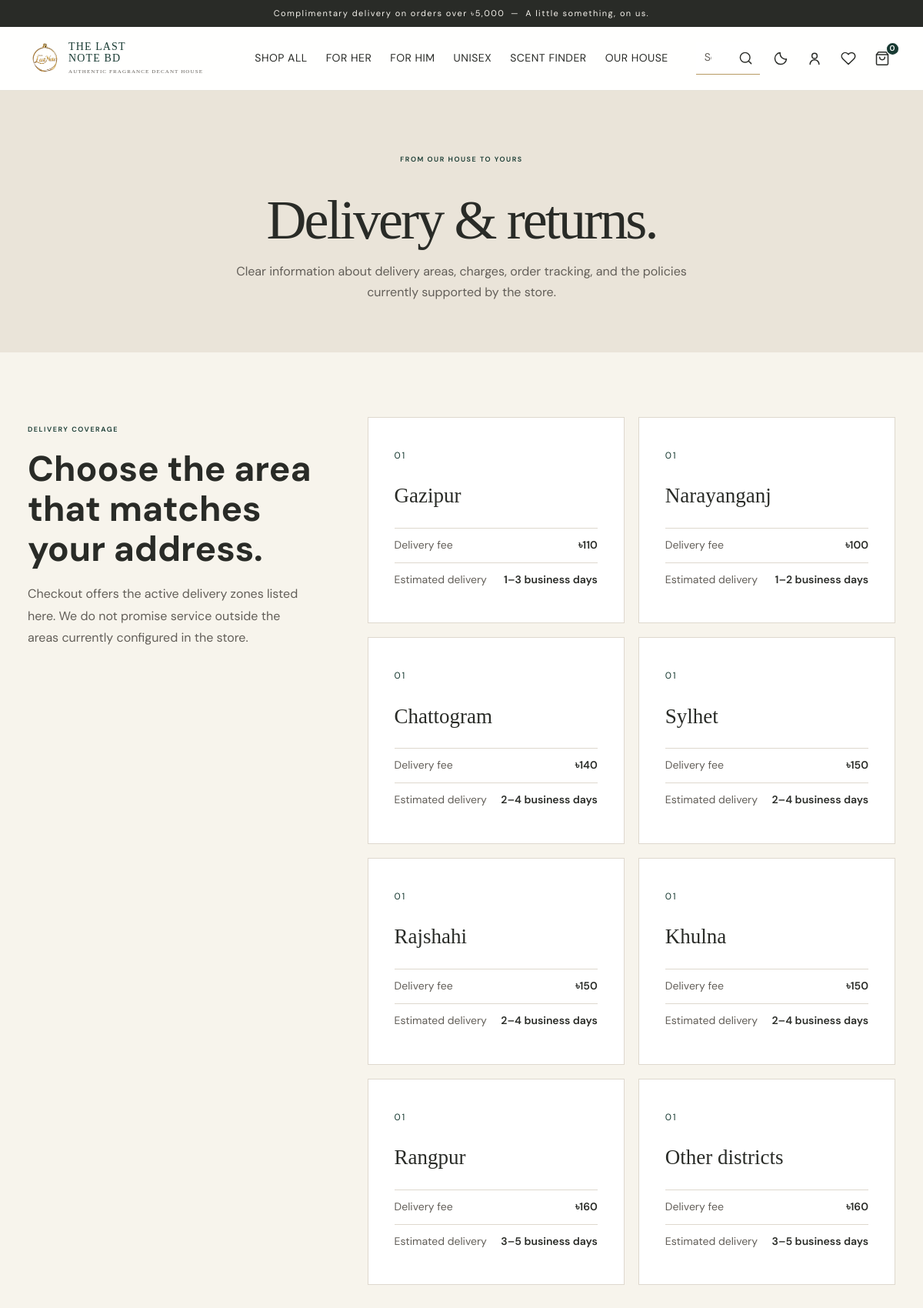
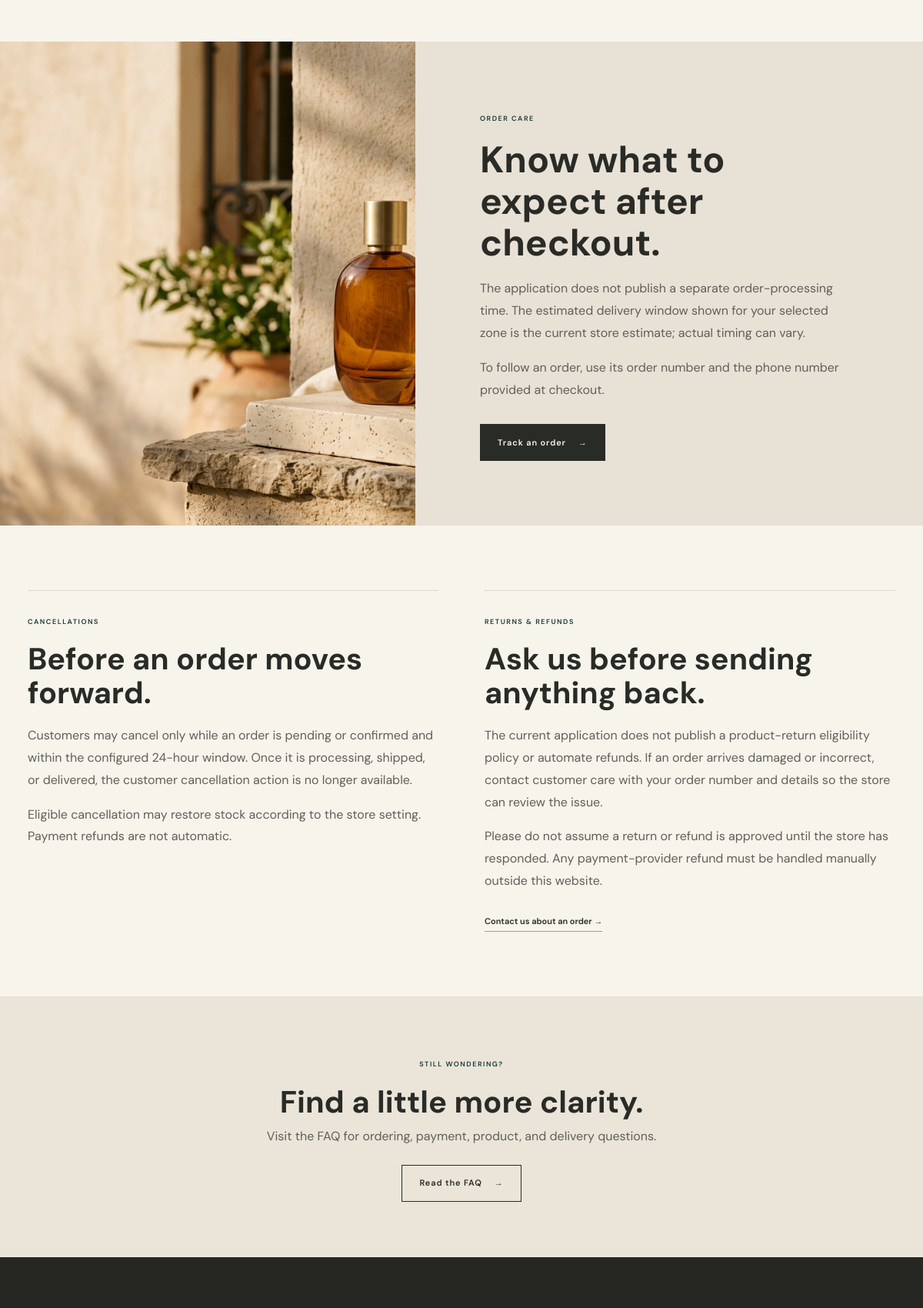
The page /?page=delivery (upper part) on the database its author committed (2 pictures, top to bottom).
### tables this page shows
CREATE TABLE
  delivery_zones (
    id BIGINT UNSIGNED AUTO_INCREMENT PRIMARY KEY,
    name VARCHAR(100) NOT NULL,
    delivery_fee DECIMAL(10, 2) NOT NULL DEFAULT 0,
    estimated_days VARCHAR(40) NULL,
    instructions VARCHAR(300) NULL,
    sort_order SMALLINT NOT NULL DEFAULT 0,
    is_active TINYINT (1) NOT NULL DEFAULT 1,
    CONSTRAINT chk_delivery_fee CHECK (delivery_fee >= 0)
  );

### index.php (called while the page is built, shortened)
<?php
require_once __DIR__ . '/services/StoreService.php';
$page = preg_replace('/[^a-z-]/', '', (string) ($_GET['page'] ?? 'home')) ?: 'home';
$store = null;
if ($page !== 'faq') {
    try {
        $store = new StoreService(database());
        $settings = $store->settings();
    } catch (Throwable $error) {
        $databaseAvailable = false;
        $settings = [];
        error_log('[THE LAST NOTE BD] Store database unavailable: ' . $error->getMessage());
    }
}
$wishlistIds = array_map('intval', $_SESSION['wishlist'] ?? []);
if ($store) {
    try {
        if ($page === 'home') {
            $products = $store->products(['best_seller' => 1, 'sort' => 'popular'], 4);
            $newArrivals = $store->products(['new_arrival' => 1, 'sort' => 'new'], 4);
            $featuredProducts = $store->products(['featured' => 1], 4);
            $homepageSections = $store->homepageSections();
            $menProducts = $store->products(['gender' => 'men'], 4);
            $womenProducts = $store->products(['gender' => 'women'], 4);
            $unisexProducts = $store->products(['gender' => 'unisex'], 4);
            $heroBanners = $store->banners('hero');
            $promoBanners = $store->banners('promo');
            $popupBanners = $store->banners('popup');
            $featuredReviews = $store->reviews(3);
            $socialLinks = $store->socialLinks();
            $limitedDrops = $store->limitedDrops();
        } elseif ($page === 'product') {
            $product = $store->product((int) ($_GET['id'] ?? 0));
            $relatedProducts = $product ? $store->products(['category' => (string) ($product['category_slug'] ?? ''), 'exclude_id' => $product['id']], 4) : [];
        } elseif ($page === 'discovery-sets') {
            $collectionProducts = $store->products(['category' => 'discovery-sets'], 24);
        } elseif ($page === 'delivery') {
            $deliveryZones = $store->deliveryZones();
        } elseif (in_array($page, ['cart', 'checkout'], true)) {
            $cartItems = $store->cartItems($_SESSION['cart'] ?? []);
            if ($page === 'checkout') {
                $deliveryZones = $store->deliveryZones();
                $savedAddresses = current_customer_id() ? $store->customerAddresses(current_customer_id()) : [];
            }
        } elseif ($page === 'wishlist') {
            $products = [];
            foreach ($wishlistIds as $wishlistId) {
                if ($saved = $store->product($wishlistId)) $products[] = $saved;
            }
        }
    } catch (InvalidArgumentException $error) {
        if ($page === 'shop') {
            $filterError = $error->getMessage();
        } else {
            $databaseAvailable = false;
            error_log('[THE LAST NOTE BD] Store query failed: ' . $error->getMessage());
        }
    } catch (Throwable $error) {
        $databaseAvailable = false;
        error_log('[THE LAST NOTE BD] Store query failed: ' . $error->getMessage());
    }
}
$viewPath = __DIR__ . '/views/' . $page . '.php';
require __DIR__ . '/includes/header.php';
require $viewPath;
require __DIR__ . '/includes/footer.php';

### includes/functions.php (called while the page is built, shortened)
<?php
function h(?string $value): string
{
    return htmlspecialchars($value ?? '', ENT_QUOTES | ENT_SUBSTITUTE, 'UTF-8');
}
function money(float|int|string|null $amount): string
{
    return '৳' . number_format((float) $amount, 0);
}
function app_url(string $page = 'home', array $params = []): string
{
    return '?' . http_build_query(['page' => $page] + $params);
}
function cart_count(): int
{
    return array_sum(array_map('intval', $_SESSION['cart'] ?? []));
}
function current_customer_id(): ?int
{
    return isset($_SESSION['customer_id']) ? (int) $_SESSION['customer_id'] : null;
}

### config/database.php (called while the page is built, shortened)
<?php
function database(): PDO
{
    $host = getenv('DB_HOST') ?: '127.0.0.1';
    $port = getenv('DB_PORT') ?: '3306';
    $name = getenv('DB_NAME') ?: 'maison_serein';
    $user = getenv('DB_USER') ?: 'root';
    $password = getenv('DB_PASSWORD') ?: '';
    $pdo = new PDO(
        "mysql:host={$host};port={$port};dbname={$name};charset=utf8mb4",
        $user,
        $password,
        [
            PDO::ATTR_ERRMODE => PDO::ERRMODE_EXCEPTION,
            PDO::ATTR_DEFAULT_FETCH_MODE => PDO::FETCH_ASSOC,
            PDO::ATTR_EMULATE_PREPARES => false,
        ]
    );
    return $pdo;
}

### services/StoreService.php (called while the page is built, shortened)
<?php
final class StoreService
{
    public function settings(): array
    {
        $result = [];
        foreach ($this->pdo->query('SELECT setting_key, setting_value FROM store_settings') as $row) {
            $result[$row['setting_key']] = $row['setting_value'];
        }
        return $result;
    }
    public function deliveryZones(): array
    {
        return $this->pdo->query('SELECT id, name, delivery_fee, estimated_days FROM delivery_zones WHERE is_active = 1 ORDER BY sort_order, id')->fetchAll();
    }
}

### views/delivery.php (the view, shortened to what this page needs)
<?php
$cancellationWindow = max(0, min(168, (int) ($settings['customer_cancellation_window_hours'] ?? 24)));
?>
<section class="page-hero page-hero-small delivery-hero">
  <span class="eyebrow">From our house to yours</span>
  <h1>Delivery &amp; returns.</h1>
  <p>Clear information about delivery areas, charges, order tracking, and the policies currently supported by the store.</p>
</section>
<section class="section delivery-section">
  <div class="delivery-intro">
    <span class="eyebrow">Delivery coverage</span>
    <h2>Choose the area that matches your address.</h2>
    <p>Checkout offers the active delivery zones listed here. We do not promise service outside the areas currently configured in the store.</p>
  </div>
  <?php if ($deliveryZones): ?>
    <div class="delivery-zone-grid">
      <?php foreach ($deliveryZones as $zone): ?>
        <article class="delivery-zone-card">
          <span class="delivery-zone-mark" aria-hidden="true">01</span>
          <h3><?= h($zone['name']) ?></h3>
          <dl>
            <div>
              <dt>Delivery fee</dt>
              <dd><?= money($zone['delivery_fee']) ?></dd>
            </div>
            <?php if (!empty($zone['estimated_days'])): ?><div>
                <dt>Estimated delivery</dt>
                <dd><?= h($zone['estimated_days']) ?></dd>
              </div><?php endif; ?>
          </dl>
        </article>
      <?php endforeach; ?>
    </div>
  <?php endif; ?>
</section>
<section class="delivery-guidance">
  <div class="delivery-guidance-image"><img src="assets/images/atelier-hero.png" alt="A fragrance prepared for its journey" loading="lazy"></div>
  <div class="delivery-guidance-copy">
    <span class="eyebrow">Order care</span>
    <h2>Know what to expect after checkout.</h2>
    <p>The application does not publish a separate order-processing time. The estimated delivery window shown for your selected zone is the current store estimate; actual timing can vary.</p>
    <p>To follow an order, use its order number and the phone number provided at checkout.</p>
    <a class="button button-dark" href="<?= h(app_url('track')) ?>">Track an order <span aria-hidden="true">→</span></a>
  </div>
</section>
<section class="section delivery-policy-grid">
  <article class="delivery-policy-card">
    <span class="eyebrow">Cancellations</span>
    <h2>Before an order moves forward.</h2>
    <p>Customers may cancel only while an order is pending or confirmed and within the configured <?= $cancellationWindow ?>-hour window. Once it is processing, shipped, or delivered, the customer cancellation action is no longer available.</p>
    <p>Eligible cancellation may restore stock according to the store setting. Payment refunds are not automatic.</p>
  </article>
  <article class="delivery-policy-card">
    <span class="eyebrow">Returns &amp; refunds</span>
    <h2>Ask us before sending anything back.</h2>
    <p>The current application does not publish a product-return eligibility policy or automate refunds. If an order arrives damaged or incorrect, contact customer care with your order number and details so the store can review the issue.</p>
    <p>Please do not assume a return or refund is approved until the store has responded. Any payment-provider refund must be handled manually outside this website.</p>
    <a class="text-link" href="<?= h(app_url('contact')) ?>">Contact us about an order →</a>
  </article>
</section>
<section class="delivery-faq">
  <span class="eyebrow">Still wondering?</span>
  <h2>Find a little more clarity.</h2>
  <p>Visit the FAQ for ordering, payment, product, and delivery questions.</p>
  <a class="button button-outline" href="<?= h(app_url('faq')) ?>">Read the FAQ <span aria-hidden="true">→</span></a>
</section>

### includes/header.php (shortened to what this page needs)
<?php
$searchValue = trim((string) ($_GET['q'] ?? ''));
?>
<!doctype html>
<html lang="en">
<head>
  <link rel="stylesheet" href="assets/css/store.css?v=2">
  <link rel="stylesheet" href="assets/css/store-extras.css"><link rel="stylesheet" href="assets/css/store-account.css">
  <link rel="stylesheet" href="assets/css/store-interactions.css?v=6">
  <link rel="stylesheet" href="assets/css/store-redesign.css?v=19">
</head>
<body>
<div class="announcement">Complimentary delivery on orders over ৳5,000 <span aria-hidden="true">—</span> A little something, on us.</div>
<header class="site-header">
  <div class="header-inner">
    <a class="wordmark brand-lockup" href="<?= h(app_url('home')) ?>" aria-label="THE LAST NOTE BD home">
      <img class="brand-logo" src="assets/images/the-last-note-logo.svg" alt="" width="44" height="44">
      <span class="brand-copy"><span class="brand-name"><span>THE LAST</span><span>NOTE BD</span></span><small>AUTHENTIC FRAGRANCE DECANT HOUSE</small></span>
    </a>
    <nav class="main-nav" aria-label="Main navigation" data-main-nav>
      <a class="<?= $page === 'shop' ? 'is-current' : '' ?>" href="<?= h(app_url('shop')) ?>">Shop all</a>
      <a href="<?= h(app_url('shop', ['gender' => 'women'])) ?>">For her</a>
      <a href="<?= h(app_url('shop', ['gender' => 'men'])) ?>">For him</a>
      <a href="<?= h(app_url('shop', ['gender' => 'unisex'])) ?>">Unisex</a>
      <a href="<?= h(app_url('mood')) ?>">Scent finder</a>
      <a href="<?= h(app_url('about')) ?>">Our house</a>
    </nav>
    <div class="header-actions">
      <form id="site-search-form" class="search-form" role="search" action="" method="get">
        <input id="site-search" type="search" name="q" placeholder="Search" value="<?= h($searchValue) ?>">
        <button type="submit" aria-label="Search"><svg aria-hidden="true" viewBox="0 0 24 24" fill="none" stroke="currentColor" stroke-width="1.8" stroke-linecap="round" stroke-linejoin="round"><circle cx="11" cy="11" r="8"/><path d="m21 21-4.35-4.35"/></svg></button>
      </form>
      <button class="theme-toggle" type="button" data-theme-toggle aria-label="Switch to dark theme" aria-pressed="false" title="Switch theme">
        <svg class="theme-icon theme-icon-moon" aria-hidden="true" viewBox="0 0 24 24" fill="none" stroke="currentColor" stroke-width="1.8" stroke-linecap="round" stroke-linejoin="round"><path d="M20.9 13A9 9 0 0 1 11 3.1 9 9 0 1 0 20.9 13Z"/></svg>
      </button>
      <a class="header-icon" href="<?= h(app_url(current_customer_id() ? 'account' : 'login')) ?>" aria-label="Account" title="Account">
        <svg aria-hidden="true" viewBox="0 0 24 24" fill="none" stroke="currentColor" stroke-width="1.8" stroke-linecap="round" stroke-linejoin="round"><circle cx="12" cy="8" r="4"/><path d="M5 21a7 7 0 0 1 14 0"/></svg>
      </a>
      <a class="header-icon" href="<?= h(app_url('wishlist')) ?>" aria-label="Wishlist" title="Wishlist">
        <svg aria-hidden="true" viewBox="0 0 24 24" fill="none" stroke="currentColor" stroke-width="1.8" stroke-linecap="round" stroke-linejoin="round"><path d="M20.8 4.6a5.5 5.5 0 0 0-7.8 0L12 5.7l-1.1-1.1a5.5 5.5 0 0 0-7.8 7.8l1.1 1.1L12 21l7.8-7.5 1.1-1.1a5.5 5.5 0 0 0-.1-7.8Z"/></svg>
      </a>
      <a class="cart-link" href="<?= h(app_url('cart')) ?>" aria-label="Shopping Bag, <?= cart_count() ?> <?= cart_count() === 1 ? 'item' : 'items' ?>" title="Shopping Bag" data-cart-link>
        <svg class="cart-icon" aria-hidden="true" viewBox="0 0 24 24" fill="none" stroke="currentColor" stroke-width="1.8" stroke-linecap="round" stroke-linejoin="round"><path d="M6 2 3 6v14a2 2 0 0 0 2 2h14a2 2 0 0 0 2-2V6l-3-4z"/><path d="M3 6h18"/><path d="M16 10a4 4 0 0 1-8 0"/></svg>
        <span class="cart-count" data-cart-count aria-hidden="true"><?= cart_count() ?></span>
      </a>
    </div>
  </div>
</header>
<main id="main-content">

### includes/footer.php (shortened to what this page needs)
</main>
<footer class="site-footer">
  <div class="footer-main">
  </div>
</footer>
</body>
</html>

### assets/css/store-interactions.css (style rules this page uses)
:root { color-scheme: light; --paper: #F7F4EC; --paper-deep: #e9e3da; --ink: #292B27; --ink-soft: #77776e; --line: #ded9d0; --white: #fffdfa; --accent: #B89A63; --accent-soft: #cbb69a; --serif: "Playfair Display", Georgia, serif; --sans: "DM Sans", Arial, sans-serif; }
.theme-toggle { display: inline-flex; align-items: center; justify-content: center; width: 34px; height: 34px; border: 1px solid var(--line); border-radius: 50%; background: transparent; color: var(--ink); cursor: pointer; font-size: 15px; }

### rows shown on the page
delivery_zones: name "Gazipur", delivery_fee "৳110", estimated_days "1–3 business days"
delivery_zones: name "Narayanganj", delivery_fee "৳100", estimated_days "1–2 business days"
delivery_zones: name "Chattogram", delivery_fee "৳140", estimated_days "2–4 business days"
delivery_zones: name "Sylhet", delivery_fee "৳150", estimated_days "2–4 business days"
delivery_zones: name "Rajshahi", delivery_fee "৳150", estimated_days "2–4 business days"
delivery_zones: name "Khulna", delivery_fee "৳150", estimated_days "2–4 business days"
delivery_zones: name "Rangpur", delivery_fee "৳160", estimated_days "3–5 business days"
delivery_zones: name "Other districts", delivery_fee "৳160", estimated_days "3–5 business days"

### other values the page prints
cart_count() "0"
$cancellationWindow "24"
